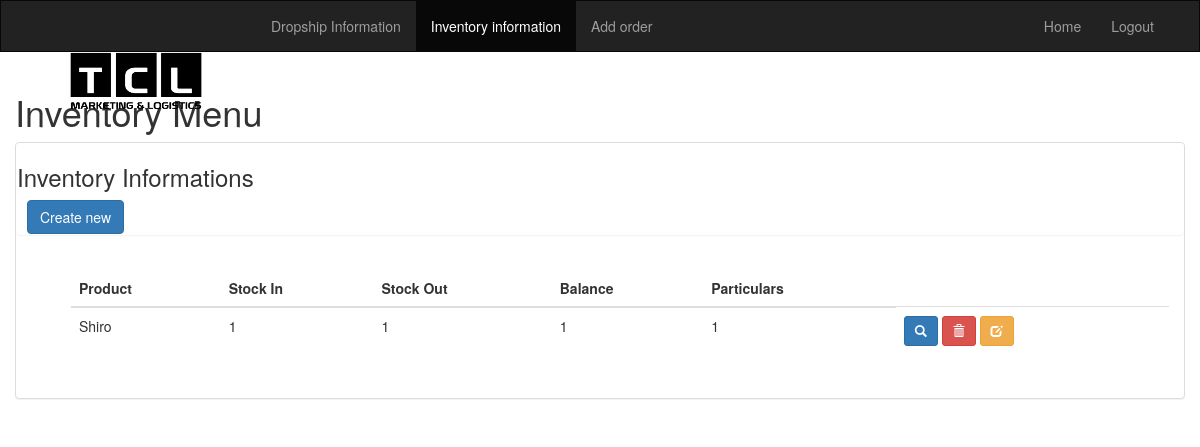
The app's page /ordering/inventory-menu/ (signed in) with its own data.
### ordering/models.py (models this page shows, shortened)
class Inventory(models.Model):
    date = models.DateField(("Date"), default=datetime.now)
    product = models.ForeignKey(Product)
    product_logo = models.ImageField(upload_to='product_image', blank=True)
    stock_in = models.IntegerField()
    stock_out = models.IntegerField()
    balance = models.IntegerField()
    particulars = models.CharField(max_length=250)
    def image_tag(self):
        return u'<img src="%s" />' % self.product_logo.url_125x125
    image_tag.short_description = 'Image'
    image_tag.allow_tags = True

class Product(models.Model):
    product_name = models.CharField(max_length=250)
    date_created = models.DateTimeField()
    def __str__(self):
        return self.product_name

### ordering/views.py (the view)
class InventoryMenu(ListView):
    model = Inventory
    template_name = 'inventory/inventory_sample.html'
    context_object_name = "all_inventorys"
    paginate_by = 10

### ordering/templates/inventory/inventory_sample.html (shortened to what this page needs)
{% extends 'base.html' %}
{% load crispy_forms_tags %}
{% block body %}
<div class="container inventory-container" style="width: 100%">
  <h1>Inventory Menu</h1>
      <div class="panel panel-default">
        <div class="panel panel-header">
          <h3 class="inventory-title">Inventory Informations</h3>
          <div class="row inventory-row" style="padding-left: 25px;">
          <a href="{% url 'ordering:create_inventory' %}" class="fm-create btn btn-primary" data-fm-head="Add new product" data-fm-callback="reload">Create new</a>
        </div>
        </div>
        <div class="panel-body">
          <ul>
            <div class="table-responsive">
              <table class="table table-hover">
              <thead>
                <tr>
                  <th>Product</th>
                  <th>Stock In</th>
                  <th>Stock Out</th>
                  <th>Balance</th>
                  <th>Particulars</th>
                </tr>
              </thead>
              <tbody>
                {% if all_inventorys %}
                {% for inventory in all_inventorys %}
                <tr>
                  <td>{{ inventory.product }}</a></td>
                  <td>{{ inventory.stock_in }}</td>
                  <td>{{ inventory.stock_out }}</td>
                  <td>{{ inventory.balance }}</td>
                  <td>{{ inventory.particulars }}</td>
                  <td>
                    <a href="{% url 'ordering:inventory_detail' inventory.id %}" class="btn btn-primary glyphicon glyphicon-search btn-sm" role="button"></a>
                    <a href="{% url 'ordering:delete_inventory' inventory.id %}" class="fm-delete btn btn-danger glyphicon glyphicon-trash btn-sm" data-fm-head="Delete this product?" data-fm-callback="reload"></a>
                    <a href="{% url 'ordering:update_inventory' inventory.id %}" class="fm-update btn btn-warning glyphicon glyphicon-edit btn-sm" data-fm-head="Update this product?" data-fm-callback="reload"></a>
                  </td>
                </tr>
                {% endfor %}
                {% else %}
                <tr>
                  <td colspan="7" class="text-center bg-warning">No products in the inventory</td>
                </tr>
                {% endif %}
              </tbody>
              </table>
            </div>
          </ul>
        </div>
      </div>
</div>
{% endblock %}

### records on screen
Inventory: product "Shiro", stock_in "1", stock_out "1", balance "1", particulars "1"
